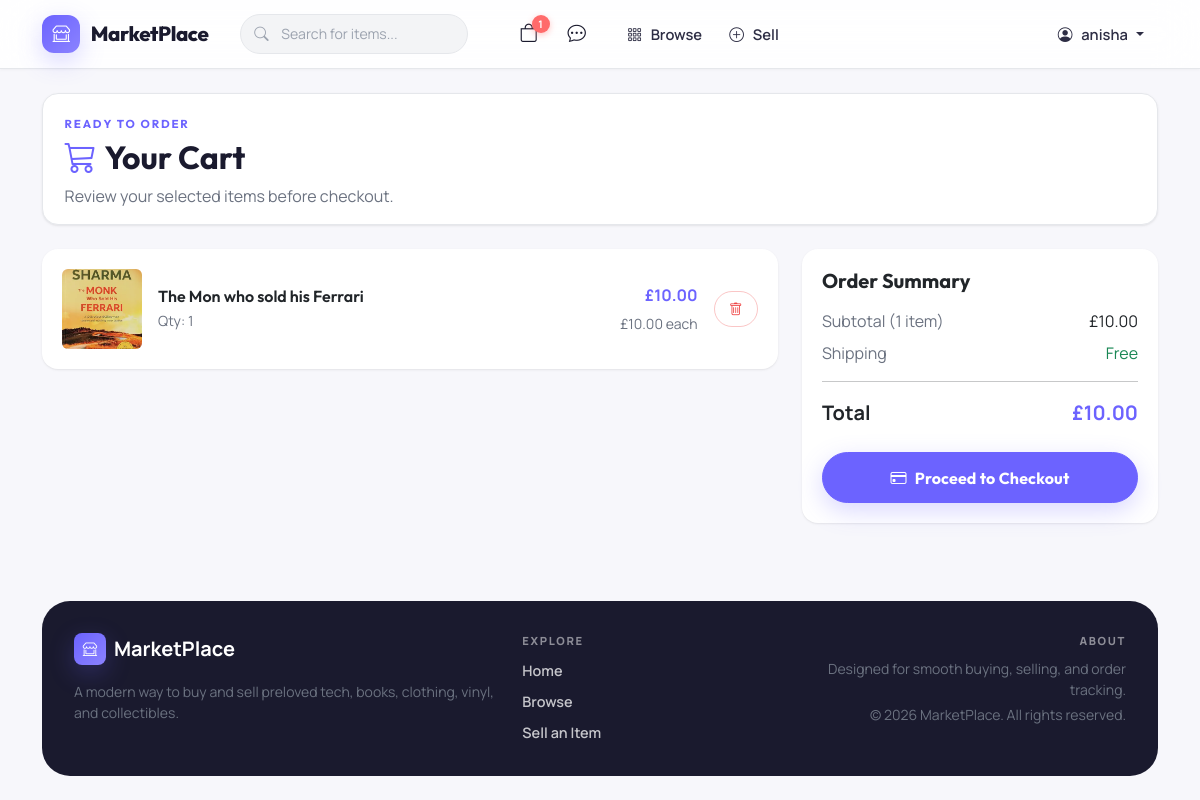
The page /cart.php (signed in) on the database its author committed.
### tables this page shows
CREATE TABLE `products` (
  `id` int(11) NOT NULL,
  `name` varchar(150) NOT NULL,
  `description` text DEFAULT NULL,
  `price` decimal(10,2) NOT NULL,
  `image_url` varchar(255) DEFAULT NULL,
  `category` varchar(100) DEFAULT NULL,
  `condition` varchar(50) DEFAULT NULL,
  `stock` int(11) DEFAULT 1,
  `seller_id` int(11) DEFAULT NULL,
  `created_at` timestamp NOT NULL DEFAULT current_timestamp()
);

### cart.php (the view, shortened to what this page needs)
<?php
require_once 'db/conn.php';
$user_id = (int)$_SESSION['user_id'];
$items = [];
$total = 0;
$has_stock_issue = false;
$stmt = mysqli_prepare($conn,
    "SELECT MIN(c.id) AS cart_id, SUM(c.quantity) AS quantity, p.id AS product_id, p.name, p.price, p.stock,
            (SELECT image_url FROM product_images WHERE product_id = p.id ORDER BY id ASC LIMIT 1) AS image
      FROM cart c
      JOIN products p ON p.id = c.product_id
      WHERE c.user_id = ?
      GROUP BY p.id, p.name, p.price, p.stock
      ORDER BY cart_id ASC");
mysqli_stmt_bind_param($stmt, 'i', $user_id);
mysqli_stmt_execute($stmt);
$res = mysqli_stmt_get_result($stmt);
while ($row = mysqli_fetch_assoc($res)) {
    $row['has_stock_issue'] = ((int)$row['stock'] < (int)$row['quantity']) || ((int)$row['stock'] < 1);
    $items[] = $row;
    $total += $row['price'] * $row['quantity'];
}
?>
<?php require_once 'includes/header.php'; ?>
<section class="page-intro page-intro--compact mb-4">
    <div>
        <span class="page-intro__eyebrow">Ready to order</span>
        <h2 class="fw-bold mb-2"><i class="bi bi-cart3 me-2 text-primary"></i>Your Cart</h2>
        <p class="mb-0 text-muted">Review your selected items before checkout.</p>
    </div>
</section>
<?php if (empty($items)): ?>
<div class="text-center py-5 text-muted empty-state">
    <i class="bi bi-cart-x fs-1"></i>
    <p class="mt-3 fs-5">Your cart is empty.</p>
    <a href="/marketplace/products.php" class="btn btn-primary mt-2">
        <i class="bi bi-grid me-1"></i>Browse Listings
    </a>
</div>
<?php else: ?>
<div class="row g-4">
    <div class="col-lg-8">
        <?php foreach ($items as $item): ?>
        <div class="card mb-3 shadow-sm border-0 cart-line">
            <div class="card-body d-flex gap-3 align-items-center flex-wrap">
                <?php if ($item['image']): ?>
                <img src="/marketplace/uploads/<?= htmlspecialchars($item['image']) ?>"
                     alt="<?= htmlspecialchars($item['name']) ?>"
                     class="rounded" style="width:80px;height:80px;object-fit:cover;">
                <?php else: ?>
                <div class="rounded no-image-placeholder" style="width:80px;height:80px;min-height:auto;">
                    <i class="bi bi-image"></i>
                </div>
                <?php endif; ?>
                <div class="flex-grow-1">
                    <h6 class="fw-semibold mb-1">
                        <a href="/marketplace/product.php?id=<?= (int)$item['product_id'] ?>" class="text-decoration-none text-dark">
                            <?= htmlspecialchars($item['name']) ?>
                        </a>
                    </h6>
                    <span class="text-muted small d-block">Qty: <?= (int)$item['quantity'] ?></span>
                </div>
                <div class="text-end">
                    <p class="fw-bold text-primary mb-1">&pound;<?= number_format($item['price'] * $item['quantity'], 2) ?></p>
                    <small class="text-muted">&pound;<?= number_format($item['price'], 2) ?> each</small>
                </div>
                <form method="POST" action="/marketplace/actions/remove_from_cart.php"
                      data-confirm="Remove this item from your cart?">
                    <button type="submit" class="btn btn-outline-danger btn-sm">
                        <i class="bi bi-trash"></i>
                    </button>
                </form>
            </div>
        </div>
        <?php endforeach; ?>
    </div>
    <div class="col-lg-4">
        <div class="card shadow-sm border-0 sticky-top summary-card" style="top:96px;">
            <div class="card-body">
                <h5 class="fw-bold mb-3">Order Summary</h5>
                <div class="d-flex justify-content-between mb-2">
                    <span class="text-muted">Subtotal (<?= count($items) ?> item<?= count($items) !== 1 ? 's' : '' ?>)</span>
                    <span>&pound;<?= number_format($total, 2) ?></span>
                </div>
                <div class="d-flex justify-content-between mb-3">
                    <span class="text-muted">Shipping</span>
                    <span class="text-success">Free</span>
                </div>
                <hr>
                <div class="d-flex justify-content-between fw-bold fs-5 mb-4">
                    <span>Total</span>
                    <span class="text-primary">&pound;<?= number_format($total, 2) ?></span>
                </div>
                <?php if ($has_stock_issue): ?>
                <button type="button" class="btn btn-primary btn-lg w-100" disabled>
                    <i class="bi bi-exclamation-triangle me-2"></i>Resolve Stock Issues
                </button>
                <?php else: ?>
                <a href="/marketplace/checkout.php" class="btn btn-primary btn-lg w-100">
                    <i class="bi bi-credit-card me-2"></i>Proceed to Checkout
                </a>
                <?php endif; ?>
            </div>
        </div>
    </div>
</div>
<?php endif; ?>
<?php require_once 'includes/footer.php'; ?>

### css/style.css (style rules this page uses)
:root { --primary: #6C63FF; --primary-dark: #5A52D5; --primary-darker: #4840B0; --primary-light: #8B83FF; --primary-soft: rgba(108, 99, 255, 0.08); --primary-glow: rgba(108, 99, 255, 0.18); --accent: #FF6B6B; --accent-dark: #E05555; --accent-soft: rgba(255, 107, 107, 0.1); --bg: #F7F7FB; --bg-warm: #FAFAFF; --surface: #FFFFFF; --ink: #1A1A2E; --ink-light: #2D2D44; --muted: #6B7280; --muted-light: #9CA3AF; --line: #E5E7EB; --line-soft: #F3F4F6; --success: #10B981; --success-soft: #D1FAE5; --warning: #F59E0B; --warning-soft: #FEF3C7; --danger: #EF4444; --danger-soft: #FEE2E2; --info: #3B82F6; --info-soft: #DBEAFE; --shadow-xs: 0 1px 2px rgba(0, 0, 0, 0.04); --shadow-sm: 0 1px 3px rgba(0, 0, 0, 0.06), 0 1px 2px rgba(0, 0, 0, 0.04); --shadow: 0 4px 12px rgba(0, 0, 0, 0.06); --shadow-md: 0 6px 20px rgba(0, 0, 0, 0.07); --shadow-lg: 0 12px 40px rgba(0, 0, 0, 0.08); --shadow-primary: 0 8px 24px rgba(108, 99, 255, 0.25); --radius-xs: 8px; --radius-sm: 12px; --radius: 16px; --radius-lg: 20px; --radius-xl: 28px; --radius-full: 999px; --font-body: "Manrope", -apple-system, BlinkMacSystemFont, "Segoe UI", sans-serif; --font-display: "Outfit", -apple-system, BlinkMacSystemFont, "Segoe UI", sans-serif; --transition: 0.2s ease; --transition-slow: 0.35s ease; }
html { scroll-behavior: smooth; }
body.site-body { display: flex; flex-direction: column; min-height: 100vh; margin: 0; font-family: var(--font-body); color: var(--ink); background: var(--bg); -webkit-font-smoothing: antialiased; }
h1, h2, h3, h4, h5, h6, .navbar-brand, .btn, .page-intro__eyebrow, .category-chip { font-family: var(--font-display); }
a { color: var(--primary); transition: color var(--transition); }
.text-primary { color: var(--primary) !important; }
.text-muted, .small, small { color: var(--muted) !important; }
.btn { border-radius: var(--radius-full); padding: 0.62rem 1.3rem; font-weight: 700; font-size: 0.9rem; letter-spacing: 0.01em; border-width: 1.5px; transition: all var(--transition); }
.btn-primary { background: var(--primary); border-color: var(--primary); color: #fff; box-shadow: var(--shadow-primary); }
.btn-outline-danger { color: var(--danger); border-color: rgba(239, 68, 68, 0.3); }
.btn-sm { padding: 0.42rem 0.9rem; font-size: 0.84rem; }
.btn-lg { padding: 0.78rem 1.6rem; font-size: 1rem; }
.card { border: 1px solid var(--line); border-radius: var(--radius); background: var(--surface); box-shadow: var(--shadow-sm); transition: box-shadow var(--transition-slow), transform var(--transition-slow); }
.shadow-sm { box-shadow: var(--shadow-sm) !important; }
.filter-panel, .form-surface, .summary-card, .table-card, .auth-card, .product-summary-card, .review-form-card, .review-card { background: var(--surface); }
.page-intro { display: flex; align-items: end; justify-content: space-between; gap: 1rem; padding: 1.15rem 1.35rem; border: 1px solid var(--line); border-radius: var(--radius); background: var(--surface); box-shadow: var(--shadow-sm); }
.page-intro--compact { padding: 1rem 1.35rem; }
.page-intro__eyebrow { display: inline-block; margin-bottom: 0.35rem; font-size: 0.72rem; font-weight: 700; letter-spacing: 0.16em; text-transform: uppercase; color: var(--primary); }
.cart-line { transition: transform var(--transition), box-shadow var(--transition); }
.cart-line .card-body, .summary-card .card-body, .auth-card .card-body, .review-card .card-body, .review-form-card .card-body { padding: 1.25rem; }
@media (prefers-reduced-motion: no-preference) { .card { animation: rise-in 0.4s ease both; } }
.stagger-in { opacity: 0; transform: translateY(16px); transition: opacity 0.45s ease, transform 0.45s ease; }
.stagger-in.is-visible { opacity: 1; transform: none; }

### rows shown on the page
products: name "The Mon who sold his Ferrari", quantity "1", $item['price']*$item['quantity'] "10.00", price "10.00"

### other values the page prints
$cart_count "1"
$_SESSION['user_name'] "anisha"
count($items) "1"
$total "10.00"
